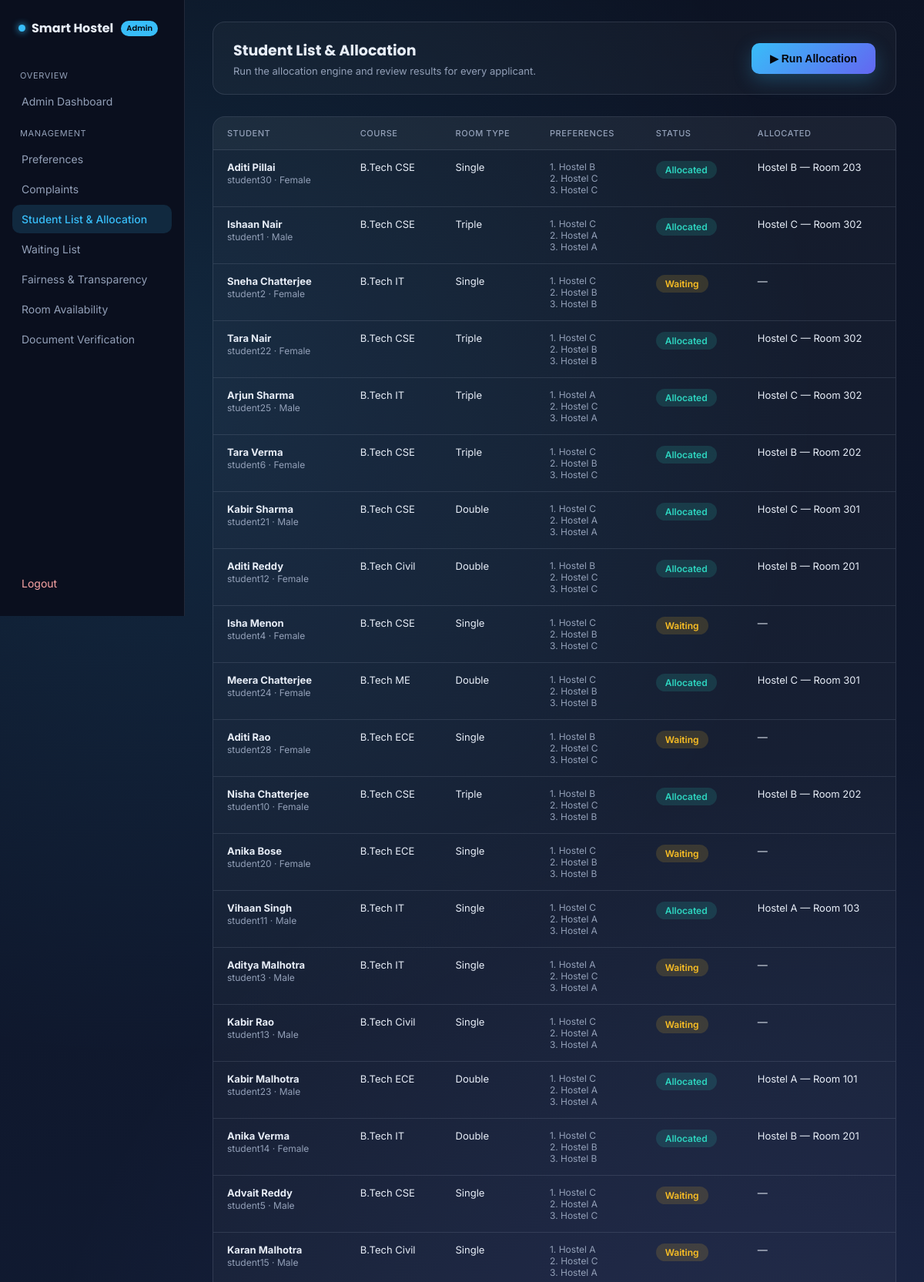
Page /admin/student-list (signed in, upper part) on the committed database.
### tables this page shows
CREATE TABLE applications (
            id INTEGER PRIMARY KEY AUTOINCREMENT,
            user_id TEXT NOT NULL,
            full_name TEXT NOT NULL,
            gender TEXT NOT NULL,
            course TEXT NOT NULL,
            room_type TEXT NOT NULL,
            pref1_hostel TEXT NOT NULL,
            pref2_hostel TEXT NOT NULL,
            pref3_hostel TEXT NOT NULL,
            priority_note TEXT NOT NULL,
            priority_score INTEGER NOT NULL DEFAULT 50,
            applied_at TEXT NOT NULL,
            status TEXT NOT NULL DEFAULT 'Pending',
            allocated_hostel TEXT,
            allocated_room TEXT,
            reasoning TEXT
        );

### app.py (the view)
@app.route("/admin/student-list")
def student_list():
    if session.get("role") != "admin":
        return redirect(url_for("login"))
    applications = get_all_applications()
    return render_template("admin_student_list.html", applications=applications, user_id=session["user_id"])

### database.py (called while the page is built)
def get_all_applications():
    conn = sqlite3.connect(DB_NAME)
    conn.row_factory = sqlite3.Row
    cursor = conn.cursor()
    cursor.execute("SELECT * FROM applications ORDER BY priority_score DESC, applied_at ASC")
    rows = cursor.fetchall()
    conn.close()
    return [dict(row) for row in rows]

### templates/admin_student_list.html (shortened to what this page needs)
<!DOCTYPE html>
<html lang="en">
<head>
    <link rel="stylesheet" href="{{ url_for('static', filename='style.css') }}">
</head>
<body class="dash-shell">
    <aside class="sidebar">
        <div class="sidebar-brand">
            <span class="brand-dot"></span> Smart Hostel <span class="admin-tag">Admin</span>
        </div>
        <nav class="sidebar-nav">
            <span class="nav-label">Overview</span>
            <a href="{{ url_for('admin_dashboard') }}" class="nav-link">Admin Dashboard</a>
            <span class="nav-label">Management</span>
            <a href="{{ url_for('coming_soon', feature='Preferences') }}" class="nav-link">Preferences</a>
            <a href="{{ url_for('coming_soon', feature='Complaints') }}" class="nav-link">Complaints</a>
            <a href="{{ url_for('student_list') }}" class="nav-link active">Student List & Allocation</a>
            <a href="{{ url_for('admin_waiting_list') }}" class="nav-link">Waiting List</a>
            <a href="{{ url_for('admin_fairness') }}" class="nav-link">Fairness & Transparency</a>
            <a href="{{ url_for('coming_soon', feature='Room Availability') }}" class="nav-link">Room Availability</a>
            <a href="{{ url_for('coming_soon', feature='Document Verification') }}" class="nav-link">Document Verification</a>
        </nav>
        <a href="{{ url_for('logout') }}" class="sidebar-logout">Logout</a>
    </aside>
    <div class="dash-content">
        <header class="dash-topbar">
            <div>
                <h2>Student List & Allocation</h2>
                <p>Run the allocation engine and review results for every applicant.</p>
            </div>
            <form method="POST" action="{{ url_for('run_allocation_route') }}">
                <button type="submit" class="btn-glow" style="width:auto; padding:12px 24px;">
                    ▶ Run Allocation
                </button>
            </form>
        </header>
        <div class="table-panel">
            <table class="data-table">
                <thead>
                    <tr>
                        <th>Student</th>
                        <th>Course</th>
                        <th>Room Type</th>
                        <th>Preferences</th>
                        <th>Status</th>
                        <th>Allocated</th>
                    </tr>
                </thead>
                <tbody>
                    {% for app in applications %}
                    <tr>
                        <td>
                            <strong>{{ app.full_name }}</strong><br>
                            <span class="muted-small">{{ app.user_id }} · {{ app.gender }}</span>
                        </td>
                        <td>{{ app.course }}</td>
                        <td>{{ app.room_type }}</td>
                        <td class="muted-small">
                            1. {{ app.pref1_hostel }}<br>
                            2. {{ app.pref2_hostel }}<br>
                            3. {{ app.pref3_hostel }}
                        </td>
                        <td>
                            {% if app.status == 'Allocated' %}
                                <span class="status-badge status-allocated">Allocated</span>
                            {% elif app.status == 'Waiting' %}
                                <span class="status-badge status-waitlisted">Waiting</span>
                            {% elif app.status == 'Cancelled' %}
                                <span class="status-badge status-cancelled">Cancelled</span>
                            {% else %}
                                <span class="status-badge status-pending">Pending</span>
                            {% endif %}
                        </td>
                        <td>
                            {% if app.allocated_hostel %}
                                {{ app.allocated_hostel }} — Room {{ app.allocated_room }}
                            {% else %}
                                —
                            {% endif %}
                        </td>
                    </tr>
                    {% endfor %}
                </tbody>
            </table>
        </div>
    </div>
</body>
</html>

### static/style.css (style rules this page uses)
:root { --bg-deep: #0b1120; --bg-mid: #14203c; --accent: #38bdf8; --accent-soft: rgba(56, 189, 248, 0.15); --text-main: #e7edf7; --text-muted: #93a0b8; --glass-border: rgba(148, 163, 184, 0.18); }
* { box-sizing: border-box; }
body { margin: 0; min-height: 100vh; font-family: 'Inter', sans-serif; color: var(--text-main); background: radial-gradient(circle at 15% 20%, rgba(56, 189, 248, 0.12), transparent 40%), radial-gradient(circle at 85% 80%, rgba(129, 140, 248, 0.10), transparent 45%), linear-gradient(160deg, var(--bg-deep) 0%, var(--bg-mid) 100%); display: flex; align-items: center; justify-content: center; padding: 24px; }
.btn-glow { width: 100%; padding: 12px; border: none; border-radius: 10px; background: linear-gradient(135deg, #38bdf8, #6366f1); color: #05070d; font-weight: 600; font-size: 14px; cursor: pointer; box-shadow: 0 8px 24px rgba(56, 189, 248, 0.25); transition: transform 0.15s ease, box-shadow 0.15s ease; }
.dash-shell { display: flex; align-items: initial; justify-content: initial; padding: 0; min-height: 100vh; }
.sidebar { width: 240px; flex-shrink: 0; background: #0a0f1e; border-right: 1px solid var(--glass-border); padding: 24px 16px; display: flex; flex-direction: column; position: sticky; top: 0; height: 100vh; }
.sidebar-brand { font-family: 'Poppins', sans-serif; font-weight: 700; font-size: 16px; display: flex; align-items: center; gap: 8px; padding: 0 8px; margin-bottom: 28px; }
.brand-dot { width: 9px; height: 9px; border-radius: 50%; background: var(--accent); box-shadow: 0 0 10px var(--accent); }
.admin-tag { font-size: 10px; font-weight: 600; color: #05070d; background: var(--accent); padding: 2px 7px; border-radius: 999px; margin-left: 2px; }
.sidebar-nav { display: flex; flex-direction: column; gap: 2px; flex: 1; }
.nav-label { font-size: 11px; text-transform: uppercase; letter-spacing: 0.06em; color: var(--text-muted); padding: 14px 10px 6px; }
.nav-link { color: var(--text-muted); text-decoration: none; font-size: 14px; padding: 10px 12px; border-radius: 10px; }
.nav-link.active { background: var(--accent-soft); color: var(--accent); font-weight: 500; }
.sidebar-logout { color: #fca5a5; text-decoration: none; font-size: 14px; padding: 10px 12px; border-radius: 10px; margin-top: 12px; }
.dash-content { flex: 1; padding: 28px 36px 48px; max-width: 1200px; }
.dash-topbar { display: flex; align-items: center; justify-content: space-between; background: rgba(255, 255, 255, 0.03); border: 1px solid var(--glass-border); border-radius: 16px; padding: 22px 26px; margin-bottom: 28px; }
.dash-topbar h2 { font-family: 'Poppins', sans-serif; margin: 0 0 4px; font-size: 19px; }
.dash-topbar p { margin: 0; color: var(--text-muted); font-size: 13px; }
.table-panel { background: rgba(255, 255, 255, 0.03); border: 1px solid var(--glass-border); border-radius: 16px; overflow: hidden; }
.data-table { width: 100%; border-collapse: collapse; font-size: 13px; }
.data-table th { text-align: left; padding: 14px 18px; background: rgba(255, 255, 255, 0.03); color: var(--text-muted); font-weight: 500; text-transform: uppercase; font-size: 11px; letter-spacing: 0.05em; border-bottom: 1px solid var(--glass-border); }
.data-table td { padding: 14px 18px; border-bottom: 1px solid var(--glass-border); vertical-align: top; }
.muted-small { color: var(--text-muted); font-size: 12px; }
.status-badge { display: inline-block; padding: 4px 12px; border-radius: 999px; font-size: 12px; font-weight: 600; }
.status-allocated { background: rgba(45, 212, 191, 0.15); color: #2dd4bf; }
.status-waitlisted { background: rgba(251, 191, 36, 0.15); color: #fbbf24; }

### rows in the picture
applications: full_name "Aditi Pillai", user_id "student30", gender "Female", course "B.Tech CSE", room_type "Single", pref1_hostel "Hostel B", pref2_hostel "Hostel C", pref3_hostel "Hostel C", status "Allocated", allocated_hostel "Hostel B", allocated_room "203"
applications: full_name "Ishaan Nair", user_id "student1", gender "Male", course "B.Tech CSE", room_type "Triple", pref1_hostel "Hostel C", pref2_hostel "Hostel A", pref3_hostel "Hostel A", status "Allocated", allocated_hostel "Hostel C", allocated_room "302"
applications: full_name "Sneha Chatterjee", user_id "student2", gender "Female", course "B.Tech IT", room_type "Single", pref1_hostel "Hostel C", pref2_hostel "Hostel B", pref3_hostel "Hostel B", status "Waiting"
applications: full_name "Tara Nair", user_id "student22", gender "Female", course "B.Tech CSE", room_type "Triple", pref1_hostel "Hostel C", pref2_hostel "Hostel B", pref3_hostel "Hostel B", status "Allocated", allocated_hostel "Hostel C", allocated_room "302"
applications: full_name "Arjun Sharma", user_id "student25", gender "Male", course "B.Tech IT", room_type "Triple", pref1_hostel "Hostel A", pref2_hostel "Hostel C", pref3_hostel "Hostel A", status "Allocated", allocated_hostel "Hostel C", allocated_room "302"
applications: full_name "Tara Verma", user_id "student6", gender "Female", course "B.Tech CSE", room_type "Triple", pref1_hostel "Hostel C", pref2_hostel "Hostel B", pref3_hostel "Hostel C", status "Allocated", allocated_hostel "Hostel B", allocated_room "202"
applications: full_name "Kabir Sharma", user_id "student21", gender "Male", course "B.Tech CSE", room_type "Double", pref1_hostel "Hostel C", pref2_hostel "Hostel A", pref3_hostel "Hostel A", status "Allocated", allocated_hostel "Hostel C", allocated_room "301"
applications: full_name "Aditi Reddy", user_id "student12", gender "Female", course "B.Tech Civil", room_type "Double", pref1_hostel "Hostel B", pref2_hostel "Hostel C", pref3_hostel "Hostel C", status "Allocated", allocated_hostel "Hostel B", allocated_room "201"
applications: full_name "Isha Menon", user_id "student4", gender "Female", course "B.Tech CSE", room_type "Single", pref1_hostel "Hostel C", pref2_hostel "Hostel B", pref3_hostel "Hostel C", status "Waiting"
applications: full_name "Meera Chatterjee", user_id "student24", gender "Female", course "B.Tech ME", room_type "Double", pref1_hostel "Hostel C", pref2_hostel "Hostel B", pref3_hostel "Hostel B", status "Allocated", allocated_hostel "Hostel C", allocated_room "301"
applications: full_name "Aditi Rao", user_id "student28", gender "Female", course "B.Tech ECE", room_type "Single", pref1_hostel "Hostel B", pref2_hostel "Hostel C", pref3_hostel "Hostel C", status "Waiting"
applications: full_name "Nisha Chatterjee", user_id "student10", gender "Female", course "B.Tech CSE", room_type "Triple", pref1_hostel "Hostel B", pref2_hostel "Hostel C", pref3_hostel "Hostel B", status "Allocated", allocated_hostel "Hostel B", allocated_room "202"
applications: full_name "Anika Bose", user_id "student20", gender "Female", course "B.Tech ECE", room_type "Single", pref1_hostel "Hostel C", pref2_hostel "Hostel B", pref3_hostel "Hostel B", status "Waiting"
applications: full_name "Vihaan Singh", user_id "student11", gender "Male", course "B.Tech IT", room_type "Single", pref1_hostel "Hostel C", pref2_hostel "Hostel A", pref3_hostel "Hostel A", status "Allocated", allocated_hostel "Hostel A", allocated_room "103"
applications: full_name "Aditya Malhotra", user_id "student3", gender "Male", course "B.Tech IT", room_type "Single", pref1_hostel "Hostel A", pref2_hostel "Hostel C", pref3_hostel "Hostel A", status "Waiting"
applications: full_name "Kabir Rao", user_id "student13", gender "Male", course "B.Tech Civil", room_type "Single", pref1_hostel "Hostel C", pref2_hostel "Hostel A", pref3_hostel "Hostel A", status "Waiting"
applications: full_name "Kabir Malhotra", user_id "student23", gender "Male", course "B.Tech ECE", room_type "Double", pref1_hostel "Hostel C", pref2_hostel "Hostel A", pref3_hostel "Hostel A", status "Allocated", allocated_hostel "Hostel A", allocated_room "101"
applications: full_name "Anika Verma", user_id "student14", gender "Female", course "B.Tech IT", room_type "Double", pref1_hostel "Hostel C", pref2_hostel "Hostel B", pref3_hostel "Hostel B", status "Allocated", allocated_hostel "Hostel B", allocated_room "201"
applications: full_name "Advait Reddy", user_id "student5", gender "Male", course "B.Tech CSE", room_type "Single", pref1_hostel "Hostel C", pref2_hostel "Hostel A", pref3_hostel "Hostel C", status "Waiting"
applications: full_name "Karan Malhotra", user_id "student15", gender "Male", course "B.Tech Civil", room_type "Single", pref1_hostel "Hostel A", pref2_hostel "Hostel C", pref3_hostel "Hostel A", status "Waiting"
